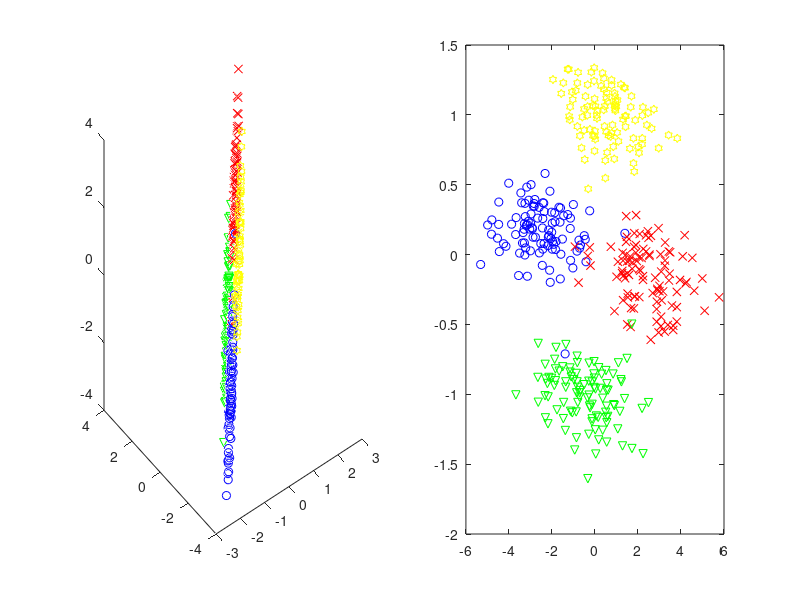

Write MATLAB code to recreate this figure.
% CSCI 5521 Introduction to Machine Learning, Fall 2017
% By Chunni Zhao
% Demonstration of PCA 

mu = [-1 -1;
      1 1;
      -1 1;
       1 -1]

% Shared covariance matrix
sigma = [1 0.7;0.7 1];

pj = rand (3,3);
pj = pj * diag(sum(pj))^-1;

for i=1:4
    range=(i-1)*100;
    rm(range+1:range+100,:) = mvnrnd(mu(i,:)*2,sigma,100);
    R(range+1:range+100,:) = [rm(range+1:range+100,:) zeros(100,1)] * pj;
end

subplot(1,2,1);
plot3(R(1:100,1),R(1:100,2),R(1:100,3),'ob'); hold on;
plot3(R(101:200,1),R(101:200,2),R(101:200,3),'xr'); hold on;
plot3(R(201:300,1),R(201:300,2),R(201:300,3),'vg'); hold on;
plot3(R(301:400,1),R(301:400,2),R(301:400,3),'hy');

[coeff,score,latent] = pca(R);
P = score(:,1:2);
% pause
subplot(1,2,2);
plot(P(1:100,1),P(1:100,2),'ob'); hold on;
plot(P(101:200,1),P(101:200,2),'xr'); hold on;
plot(P(201:300,1),P(201:300,2),'vg'); hold on;
plot(P(301:400,1),P(301:400,2),'hy');



